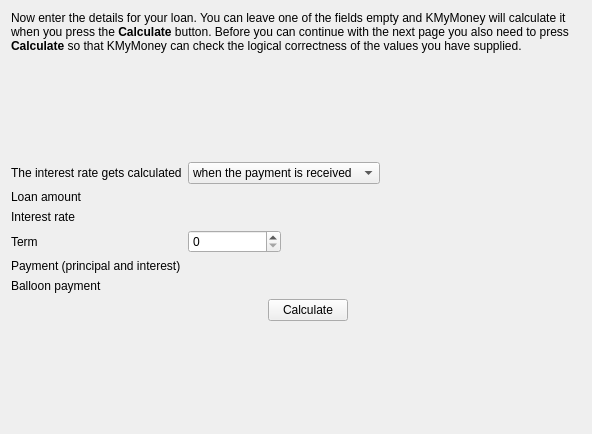
<?xml version="1.0" encoding="UTF-8"?>
<ui version="4.0">
 <class>KLoanDetailsPage</class>
 <widget class="QWidget" name="KLoanDetailsPage">
  <property name="geometry">
   <rect>
    <x>0</x>
    <y>0</y>
    <width>592</width>
    <height>434</height>
   </rect>
  </property>
  <layout class="QVBoxLayout">
   <item>
    <widget class="QLabel" name="qLabel2">
     <property name="focusPolicy">
      <enum>Qt::NoFocus</enum>
     </property>
     <property name="text">
      <string>Now enter the details for your loan. You can leave one of the fields empty and KMyMoney will calculate it when you press the &lt;b&gt;Calculate&lt;/b&gt; button. Before you can continue with the next page you also need to press &lt;b&gt;Calculate&lt;/b&gt; so that KMyMoney can check the logical correctness of the values you have supplied.</string>
     </property>
     <property name="wordWrap">
      <bool>true</bool>
     </property>
    </widget>
   </item>
   <item>
    <spacer name="spacer89">
     <property name="orientation">
      <enum>Qt::Vertical</enum>
     </property>
     <property name="sizeType">
      <enum>QSizePolicy::Expanding</enum>
     </property>
     <property name="sizeHint" stdset="0">
      <size>
       <width>20</width>
       <height>70</height>
      </size>
     </property>
    </spacer>
   </item>
   <item>
    <layout class="QHBoxLayout">
     <item>
      <layout class="QGridLayout">
       <item row="0" column="0">
        <widget class="QLabel" name="textLabel7">
         <property name="text">
          <string>The interest rate gets calculated</string>
         </property>
         <property name="wordWrap">
          <bool>false</bool>
         </property>
        </widget>
       </item>
       <item row="0" column="1" colspan="3">
        <widget class="KComboBox" name="m_paymentDue">
         <item>
          <property name="text">
           <string>when the payment is received</string>
          </property>
         </item>
         <item>
          <property name="text">
           <string>when the payment is due</string>
          </property>
         </item>
        </widget>
       </item>
       <item row="1" column="0">
        <widget class="QLabel" name="textLabel8">
         <property name="text">
          <string>Loan amount</string>
         </property>
         <property name="wordWrap">
          <bool>false</bool>
         </property>
        </widget>
       </item>
       <item row="1" column="1" colspan="3">
        <widget class="KMyMoneyEdit" name="m_loanAmount" native="true">
         <property name="whatsThis">
          <string>Enter the amount of the loan in this field. If you want to calculate this field out of the other parameters, please leave it empty. If the field is marked as required (colored background) you have informed KMyMoney about the fact that there were already some payments towards the loan. In this case, please enter the ending balance of your last statement.</string>
         </property>
         <property name="resetButtonVisibility" stdset="0">
          <bool>true</bool>
         </property>
        </widget>
       </item>
       <item row="2" column="0">
        <widget class="QLabel" name="textLabel9">
         <property name="text">
          <string>Interest rate</string>
         </property>
         <property name="wordWrap">
          <bool>false</bool>
         </property>
        </widget>
       </item>
       <item row="2" column="1" colspan="3">
        <widget class="KMyMoneyEdit" name="m_interestRate" native="true">
         <property name="whatsThis">
          <string>Please enter the interest rate (as a percentage) or leave the field empty to calculate it.</string>
         </property>
        </widget>
       </item>
       <item row="3" column="0">
        <widget class="QLabel" name="textLabel10">
         <property name="text">
          <string>Term</string>
         </property>
         <property name="wordWrap">
          <bool>false</bool>
         </property>
        </widget>
       </item>
       <item row="3" column="1" colspan="3">
        <layout class="QHBoxLayout">
         <item>
          <widget class="QSpinBox" name="m_termAmount">
           <property name="whatsThis">
            <string>Please enter the term of this loan or enter 0 to calculate it. The term is the time that is required to fully repay the loan. This time might be different from the time your loan contract is signed for.</string>
           </property>
           <property name="maximum">
            <number>999</number>
           </property>
          </widget>
         </item>
         <item>
          <widget class="KMyMoneyFrequencyCombo" name="m_termUnit" native="true"/>
         </item>
        </layout>
       </item>
       <item row="4" column="0">
        <widget class="QLabel" name="textLabel11">
         <property name="text">
          <string>Payment (principal and interest)</string>
         </property>
         <property name="wordWrap">
          <bool>false</bool>
         </property>
        </widget>
       </item>
       <item row="4" column="1" colspan="3">
        <widget class="KMyMoneyEdit" name="m_paymentAmount" native="true">
         <property name="whatsThis">
          <string>Please enter the amount you pay for principal and interest or leave the field empty to calculate it.</string>
         </property>
        </widget>
       </item>
       <item row="5" column="0">
        <widget class="QLabel" name="textLabel12">
         <property name="text">
          <string>Balloon payment</string>
         </property>
         <property name="wordWrap">
          <bool>false</bool>
         </property>
        </widget>
       </item>
       <item row="5" column="1" colspan="3">
        <widget class="KMyMoneyEdit" name="m_balloonAmount" native="true">
         <property name="whatsThis">
          <string>Please enter the amount of a final amortization payment or leave the field empty to calculate it.</string>
         </property>
        </widget>
       </item>
       <item row="6" column="1">
        <layout class="QHBoxLayout">
         <item>
          <spacer name="spacer86">
           <property name="orientation">
            <enum>Qt::Horizontal</enum>
           </property>
           <property name="sizeType">
            <enum>QSizePolicy::Expanding</enum>
           </property>
           <property name="sizeHint" stdset="0">
            <size>
             <width>71</width>
             <height>20</height>
            </size>
           </property>
          </spacer>
         </item>
         <item>
          <widget class="QPushButton" name="m_calculateButton">
           <property name="toolTip">
            <string>Press this button to calculate/verify your loan details.</string>
           </property>
           <property name="whatsThis">
            <string>Pressing this button calculates a possibly missing parameter for your loan or verifies that the values entered match. If something is not correct you will receive information about it.</string>
           </property>
           <property name="text">
            <string>Calculate</string>
           </property>
          </widget>
         </item>
        </layout>
       </item>
       <item row="6" column="2">
        <spacer name="spacer88_2">
         <property name="orientation">
          <enum>Qt::Vertical</enum>
         </property>
         <property name="sizeType">
          <enum>QSizePolicy::Expanding</enum>
         </property>
         <property name="sizeHint" stdset="0">
          <size>
           <width>20</width>
           <height>16</height>
          </size>
         </property>
        </spacer>
       </item>
      </layout>
     </item>
     <item>
      <spacer name="spacer87">
       <property name="orientation">
        <enum>Qt::Horizontal</enum>
       </property>
       <property name="sizeType">
        <enum>QSizePolicy::Expanding</enum>
       </property>
       <property name="sizeHint" stdset="0">
        <size>
         <width>27</width>
         <height>21</height>
        </size>
       </property>
      </spacer>
     </item>
    </layout>
   </item>
   <item>
    <spacer name="spacer88">
     <property name="orientation">
      <enum>Qt::Vertical</enum>
     </property>
     <property name="sizeType">
      <enum>QSizePolicy::Expanding</enum>
     </property>
     <property name="sizeHint" stdset="0">
      <size>
       <width>20</width>
       <height>16</height>
      </size>
     </property>
    </spacer>
   </item>
  </layout>
 </widget>
 <layoutdefault spacing="6" margin="11"/>
 <customwidgets>
  <customwidget>
   <class>KComboBox</class>
   <extends>QComboBox</extends>
   <header>kcombobox.h</header>
  </customwidget>
  <customwidget>
   <class>KMyMoneyFrequencyCombo</class>
   <extends>QWidget</extends>
   <header>kmymoneyfrequencycombo.h</header>
   <container>1</container>
  </customwidget>
  <customwidget>
   <class>KMyMoneyEdit</class>
   <extends>QWidget</extends>
   <header>kmymoneyedit.h</header>
  </customwidget>
 </customwidgets>
 <resources/>
 <connections/>
</ui>
